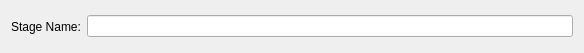
<?xml version="1.0" encoding="UTF-8"?>
<ui version="4.0">
 <class>DataSetFilterWidget_Stage</class>
 <widget class="QWidget" name="DataSetFilterWidget_Stage">
  <property name="geometry">
   <rect>
    <x>0</x>
    <y>0</y>
    <width>584</width>
    <height>53</height>
   </rect>
  </property>
  <property name="windowTitle">
   <string>Form</string>
  </property>
  <layout class="QHBoxLayout" name="horizontalLayout">
   <item>
    <widget class="QLabel" name="label">
     <property name="text">
      <string>Stage Name:</string>
     </property>
    </widget>
   </item>
   <item>
    <widget class="QLineEdit" name="lineEdit"/>
   </item>
  </layout>
 </widget>
 <resources/>
 <connections/>
</ui>
